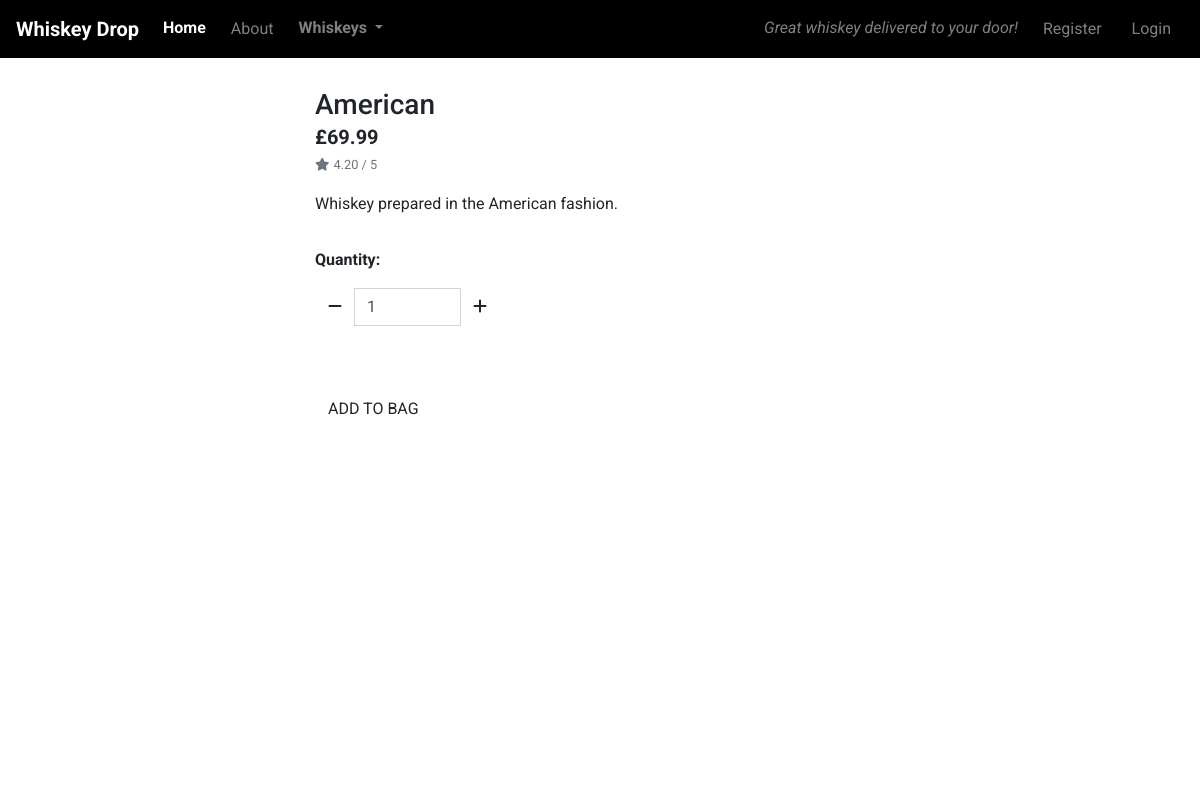
/products/4/, run on the app's committed database.
### products/models.py (models this page shows, shortened)
class Product(models.Model):
    sku = models.CharField(max_length=254, null=True, blank=True)
    name = models.CharField(max_length=254)
    description = models.TextField()
    price = models.DecimalField(max_digits=6, decimal_places=2)
    rating = models.DecimalField(max_digits=6, decimal_places=2, null=True, blank=True)

### products/views.py (the view)
# urls.py: path('<int:product_id>/', views.product_detail, name='product_detail'),
def product_detail(request, product_id):
    products = Product.objects.all()
    product = get_object_or_404(Product, pk=product_id)
    context = {
        'products': products,
        'product': product,
    }
    return render(request, 'products/product_detail.html', context)

### products/templates/products/product_detail.html (shortened to what this page needs)
{% extends 'base.html' %}
{% load static %}
{% block page_header %}
    <div class="container header-container">
    </div>
{% endblock %}
{% block content %}
<div class="overlay"></div>
<div class="container-fluid">
    <div class="row">
        <div class="cold-12 col-md-6 col-lg-4 offset-lg-3">
            <div class="product-details-container mb-5 mt-md-5">
                <h3 class="mb-0">{{ product.name }}</h3>
                <p class="lead mb-0 text-left font-weight-bold">£{{ product.price }}</p>
                <small class="text-muted"><i class="fas fa-star mr-1"></i>{{ product.rating }} / 5</small>
                <p class="mt-3">{{ product.description }}</p>
                <form action="#" method="POST" class="form">
                    <div class="form-row">
                        <div class="col-12">
                            <p class="mt-3"><strong>Quantity:</strong></p>
                            <div class="form-group w-50">
                                <div class="input-group">
                                    <div class="input-group-prepend">
                                        <button class="decrement-qty btn btn-black rounded-0"
                                            data-item_id="{{ product.id }}" id="decrement-qty_{{ product.id }}">
                                            <span class="icon">
                                                <i class="fas fa-minus"></i>
                                            </span>
                                        </button>
                                    </div>
                                    <input class="form-control qty_input" type="number" name="quantity" value="1" min="1" max="99" data-item_id="{{ product.id }}" id="id_qty_{{ product.id }}">
                                    <div class="input-group-append">
                                        <button class="increment-qty btn btn-black rounded-0"
                                            data-item_id="{{ product.id }}" id="increment-qty_{{ product.id }}">
                                            <span class="icon">
                                                <i class="fas fa-plus"></i>
                                            </span>
                                        </button>
                                    </div>
                                </div>
                            </div>
                        </div>
                        <div class="col-12">
                            <input type="submit" value="Add to Bag" class="btn btn-black rounded-0 text-uppercase mt-5">
                        </div>
                    </div>
                </form>
            </div>
        </div>
    </div>
</div>
{% endblock %}

### static/css/base.css (style rules this page uses)
body { font-family: 'Roboto', sans-serif; height: calc(100vh - 40px); }
.header-container { padding-top: 40px; }
.overlay { height: 100%; width: 100%; top: 0; left: 0; position: fixed; background: #fff; z-index: -1; }

### data on the page
Product: name "American", price "69.99", rating "4.20", description "Whiskey prepared in the American fashion."
